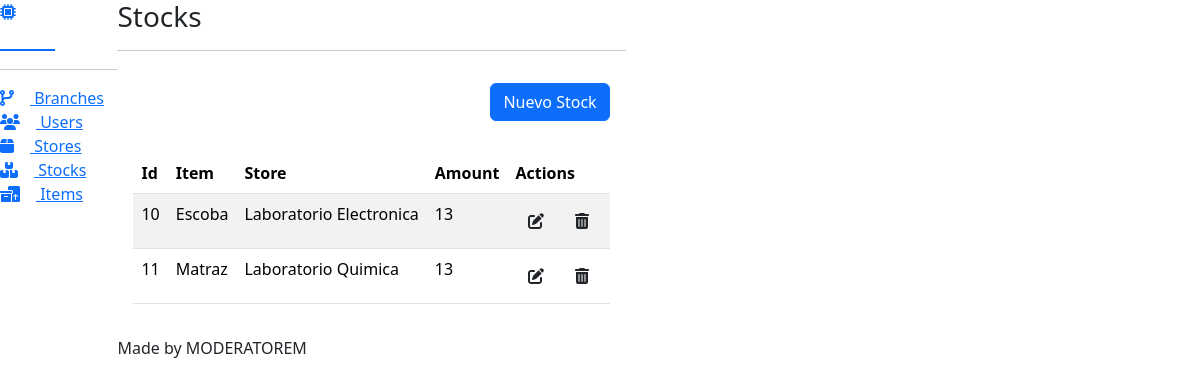
The page /stores/stocks/ on the database as committed earlier.
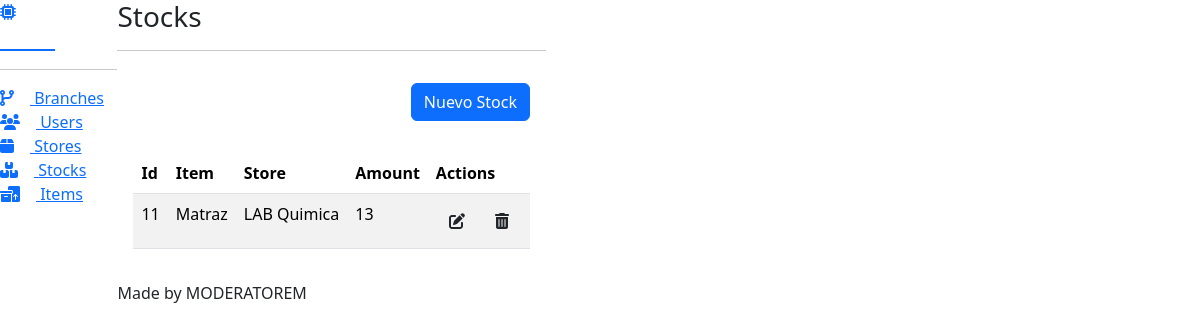
The same page on the database as committed later.
### apps/stores/models.py (models this page shows, shortened)
class Stock(Base):
    item = models.ForeignKey(Item, on_delete=models.CASCADE, blank=False, null=False)
    store = models.ForeignKey(Store, on_delete=models.CASCADE, blank=False, null=False)
    amount = models.IntegerField("Amount", blank=False, null=False)
    class Meta:
        verbose_name = "Stock"
        verbose_name_plural = "Stocks"
        unique_together = ('store', 'item')

class Item(Base):
    class Units(models.TextChoices):
        UNITS = "units"
        METERS = "meters"
        LITERS = "liters"
    name = models.CharField("Name", max_length=50, blank=False, null=False)
    description = models.CharField(
        "Description", max_length=50, blank=False, null=False
    )
    brand = models.CharField("Brand", max_length=50, blank=False, null=False)
    barcode = models.CharField("Barcode", max_length=50, blank=False, null=False)
    consumable = models.BooleanField("Consumable", default=False)
    units = models.CharField(
        "Units", max_length=20, choices=Units.choices, blank=False, null=False
    )
    def __str__(self):
        return f"{self.name}"
    class Meta:
        verbose_name = "Item"
        verbose_name_plural = "Items"

class Store(Base):
    name = models.CharField("Name", max_length=50, blank=False, null=False)
    branch = models.ForeignKey(
        Branch, on_delete=models.CASCADE, blank=False, null=False
    )
    def __str__(self):
        return f"{self.name}"
    class Meta:
        verbose_name = "Store"
        verbose_name_plural = "Stores"

### apps/stores/views/stock_views.py (the view)
# urls.py: path("", app_views.ListStocks.as_view(), name="index"),
class ListStocks(generic.ListView):
    template_name = "stocks/index.html"
    context_object_name = "stocks"
    model = models.Stock
    queryset = model.objects.filter(is_active=True)

### templates/stocks/index.html (shortened to what this page needs)
{% extends 'index.html' %}
{% block body %}
  <div class="d-flex justify-content-end align-items-center">
    <div class="d-flex col-12 justify-content-end p-3">
      <div>
        <a href="{% url 'stores:stocks:create' %}" class="btn btn-primary">Nuevo Stock</a>
      </div>
    </div>
  </div>
  <div class="d-flex justify-content-center">
    <div class="col-12 p-3">
      {% if stocks %}
        <table class="table patientsHeadClass table-striped">
          <thead>
            <tr>
              <th>Id</th>
              <th>Item</th>
              <th>Store</th>
              <th>Amount</th>
              <th>Actions</th>
            </tr>
          </thead>
          <tbody>
            {% for stock in stocks %}
              <tr>
                <td>{{ stock.id }}</td>
                <td>{{ stock.item }}</td>
                <td>{{ stock.store }}</td>
                <td>{{ stock.amount }}</td>
                <td>
                  <a href="{% url 'stores:stocks:update' stock.id %}" class="btn"><i class="fa-solid fa-pen-to-square"></i></a>
                  <button class="btn" onclick="openModal('#modal_stock','{% url 'stores:stocks:delete' stock.id %}')"><i class="fa-solid fa-trash-can"></i></button>
                </td>
              </tr>
            {% endfor %}
          </tbody>
        </table>
      {% else %}
        <h1>No existen stocks</h1>
      {% endif %}
    </div>
  </div>
{% endblock %}

Rows that differ between the two databases and show on the page:
removed Stock: id "10", item "Escoba", store "Laboratorio Electronica", amount "13"
changed through a linked row, Stock "Matraz": store "Laboratorio Quimica" → "LAB Quimica"
